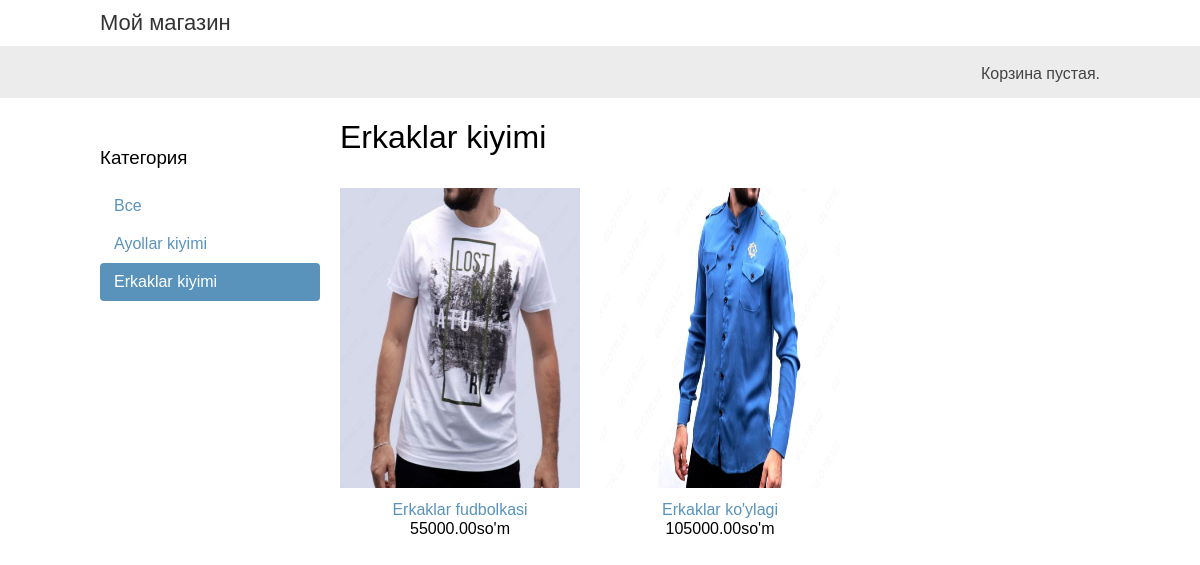
The page /erkaklar-kiyimi/ on the database its author committed.
### myshop/models.py (models this page shows, shortened)
class Category(models.Model):
    name = models.CharField(max_length=100, db_index=True)
    slug = models.SlugField(max_length=100, unique=True)
    class Meta:
        ordering = ('name',)
        verbose_name = 'Категория'
        verbose_name_plural = 'Категории'
    def get_absolute_url(self):
        return reverse('myshop:product_list_by_category', args=[self.slug])

class Product(models.Model):
    category = models.ForeignKey(Category,
                                 related_name='products',
                                 on_delete=models.CASCADE)
    name = models.CharField(max_length=150, db_index=True)
    slug = models.CharField(max_length=150, db_index=True, unique=True)
    image = models.ImageField(upload_to='product/%Y/%m/%d', blank=True)
    description = models.TextField(max_length=1000, blank=True)
    price = models.DecimalField(max_digits=10, decimal_places=2)
    available = models.BooleanField(default=True)
    created = models.DateTimeField(auto_now_add=True)
    uploaded = models.DateTimeField(auto_now=True)
    class Meta:
        ordering = ('name',)
        verbose_name = 'Товар'
        verbose_name_plural = 'Товары'
        index_together = (('id', 'slug'), )
    def get_absolute_url(self):
        return reverse('myshop:product_detail', args=[self.id, self.slug])

### myshop/views.py (the view)
# urls.py: path('', views.product_list, name='product_list'),
def product_list(request, category_slug=None):
    category = None
    categories = Category.objects.all()
    products = Product.objects.filter(available=True)
    if category_slug:
        category = get_object_or_404(Category, slug=category_slug)
        products = products.filter(category=category)
    return render(request, 'shop/product/list.html',
                  {
                      'category': category,
                      'categories': categories,
                      'products': products
                  })

### myshop/templates/shop/product/list.html (shortened to what this page needs)
{% extends "base.html" %}
{% load static %}
{% block content %}
<div id="sidebar">
    <h3>Категория</h3>
    <ul>
        <li {% if not category %}class="selected" {% endif %}>
            <a href="{% url 'shop:product_list' %}">Все</a>
        </li>
        {% for c in categories %}
        <li {% if category.slug == c.slug %}class="selected" {% endif %}>
            <a href="{{ c.get_absolute_url }}">{{ c.name }}</a>
        </li>
        {% endfor %}
    </ul>
</div>
<div id="main" class="product-list">
    <h1>{% if category %}{{ category.name }}{% else %}Товар{% endif %}</h1>
    {% for product in products %}
    <div class="item">
        <a href="{{ product.get_absolute_url }}">
            <img height="300px" src="{% if product.image %}{{ product.image.url }}{%else %}{% static 'img/no_image.png' %}{% endif %}">
        </a>
        <a href="{{ product.get_absolute_url }}">{{ product.name }}</a>
        <br>
        {{ product.price }}so'm
    </div>
    {% endfor %}
</div>
{% endblock %}

### myshop/static/css/base.css (style rules this page uses)
body { margin:0; padding:0; font-family:helvetica, sans-serif; }
h1, h2, h3, h4, h5 , h6 { font-family: 'Ubuntu', sans-serif; font-weight:normal; }
a { text-decoration:none; color:#5993bb; }
#sidebar { width:220px; padding:30px 20px 0 0; float:left; }
#sidebar ul { margin:0; padding:0; }
#sidebar ul li { margin:0; list-style:none; padding:10px 14px; }
#sidebar ul li a { display:block; }
#sidebar ul li.selected { background:#5993bb; border-radius:4px; }
#sidebar ul li.selected a { color:#fff; }
#main { float:left; width: 96%; margin-right:-220px; overflow:hidden; }
.product-list .item { width:25%; padding:10px 20px 10px 0; float:left; text-align:center; line-height:1.2; }
.product-list .item img { width:100%; margin-bottom:8px; }

### rows shown on the page
Category: name "Ayollar kiyimi"
Category: name "Erkaklar kiyimi"
Product: image (picture), name "Erkaklar fudbolkasi", price "55000.00"
Product: image (picture), name "Erkaklar ko'ylagi", price "105000.00"
